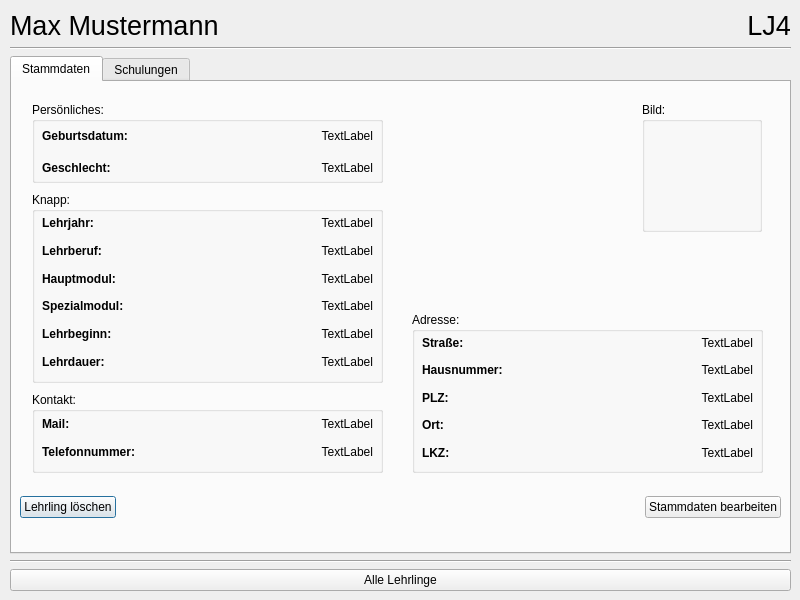
<?xml version="1.0" encoding="UTF-8"?>
<ui version="4.0">
 <class>ApprenticeManager</class>
 <widget class="QDialog" name="ApprenticeManager">
  <property name="geometry">
   <rect>
    <x>0</x>
    <y>0</y>
    <width>800</width>
    <height>600</height>
   </rect>
  </property>
  <property name="windowTitle">
   <string>Lehrling</string>
  </property>
  <widget class="QWidget" name="verticalLayoutWidget">
   <property name="geometry">
    <rect>
     <x>10</x>
     <y>10</y>
     <width>781</width>
     <height>581</height>
    </rect>
   </property>
   <layout class="QVBoxLayout" name="verticalLayout">
    <item>
     <layout class="QHBoxLayout" name="horizontalLayout_2">
      <item>
       <widget class="QLabel" name="label_vor_nach_name">
        <property name="font">
         <font>
          <pointsize>20</pointsize>
         </font>
        </property>
        <property name="text">
         <string>Max Mustermann</string>
        </property>
       </widget>
      </item>
      <item>
       <widget class="QLabel" name="label_personalnummer">
        <property name="font">
         <font>
          <pointsize>20</pointsize>
         </font>
        </property>
        <property name="text">
         <string>LJ4</string>
        </property>
        <property name="alignment">
         <set>Qt::AlignRight|Qt::AlignTrailing|Qt::AlignVCenter</set>
        </property>
       </widget>
      </item>
     </layout>
    </item>
    <item>
     <widget class="Line" name="line">
      <property name="orientation">
       <enum>Qt::Horizontal</enum>
      </property>
     </widget>
    </item>
    <item>
     <widget class="QTabWidget" name="apprentice_tabWidget">
      <property name="currentIndex">
       <number>0</number>
      </property>
      <widget class="QWidget" name="stammdaten">
       <attribute name="title">
        <string>Stammdaten</string>
       </attribute>
       <widget class="QGroupBox" name="groupBox">
        <property name="geometry">
         <rect>
          <x>20</x>
          <y>110</y>
          <width>351</width>
          <height>191</height>
         </rect>
        </property>
        <property name="title">
         <string>Knapp:</string>
        </property>
        <widget class="QWidget" name="horizontalLayoutWidget_2">
         <property name="geometry">
          <rect>
           <x>10</x>
           <y>20</y>
           <width>331</width>
           <height>161</height>
          </rect>
         </property>
         <layout class="QHBoxLayout" name="horizontalLayout_3">
          <item>
           <layout class="QVBoxLayout" name="verticalLayout_2">
            <item>
             <layout class="QHBoxLayout" name="horizontalLayout_4">
              <item>
               <widget class="QLabel" name="label_4">
                <property name="font">
                 <font>
                  <weight>75</weight>
                  <bold>true</bold>
                 </font>
                </property>
                <property name="text">
                 <string>Lehrjahr:</string>
                </property>
               </widget>
              </item>
              <item>
               <widget class="QLabel" name="label_lj">
                <property name="text">
                 <string>TextLabel</string>
                </property>
                <property name="alignment">
                 <set>Qt::AlignRight|Qt::AlignTrailing|Qt::AlignVCenter</set>
                </property>
               </widget>
              </item>
             </layout>
            </item>
            <item>
             <layout class="QHBoxLayout" name="horizontalLayout_5">
              <item>
               <widget class="QLabel" name="label_5">
                <property name="font">
                 <font>
                  <weight>75</weight>
                  <bold>true</bold>
                 </font>
                </property>
                <property name="text">
                 <string>Lehrberuf:</string>
                </property>
               </widget>
              </item>
              <item>
               <widget class="QLabel" name="label_lehrberuf">
                <property name="text">
                 <string>TextLabel</string>
                </property>
                <property name="alignment">
                 <set>Qt::AlignRight|Qt::AlignTrailing|Qt::AlignVCenter</set>
                </property>
               </widget>
              </item>
             </layout>
            </item>
            <item>
             <layout class="QHBoxLayout" name="horizontalLayout_6">
              <item>
               <widget class="QLabel" name="label_7">
                <property name="font">
                 <font>
                  <weight>75</weight>
                  <bold>true</bold>
                 </font>
                </property>
                <property name="text">
                 <string>Hauptmodul:</string>
                </property>
               </widget>
              </item>
              <item>
               <widget class="QLabel" name="label_hauptmodul">
                <property name="text">
                 <string>TextLabel</string>
                </property>
                <property name="alignment">
                 <set>Qt::AlignRight|Qt::AlignTrailing|Qt::AlignVCenter</set>
                </property>
               </widget>
              </item>
             </layout>
            </item>
            <item>
             <layout class="QHBoxLayout" name="horizontalLayout_7">
              <item>
               <widget class="QLabel" name="label_9">
                <property name="font">
                 <font>
                  <weight>75</weight>
                  <bold>true</bold>
                 </font>
                </property>
                <property name="text">
                 <string>Spezialmodul:</string>
                </property>
               </widget>
              </item>
              <item>
               <widget class="QLabel" name="labe_spezialmodul">
                <property name="text">
                 <string>TextLabel</string>
                </property>
                <property name="alignment">
                 <set>Qt::AlignRight|Qt::AlignTrailing|Qt::AlignVCenter</set>
                </property>
               </widget>
              </item>
             </layout>
            </item>
            <item>
             <layout class="QHBoxLayout" name="horizontalLayout_8">
              <item>
               <widget class="QLabel" name="label_11">
                <property name="font">
                 <font>
                  <weight>75</weight>
                  <bold>true</bold>
                 </font>
                </property>
                <property name="text">
                 <string>Lehrbeginn:</string>
                </property>
               </widget>
              </item>
              <item>
               <widget class="QLabel" name="label_lehrbeginn">
                <property name="text">
                 <string>TextLabel</string>
                </property>
                <property name="alignment">
                 <set>Qt::AlignRight|Qt::AlignTrailing|Qt::AlignVCenter</set>
                </property>
               </widget>
              </item>
             </layout>
            </item>
            <item>
             <layout class="QHBoxLayout" name="horizontalLayout_9">
              <item>
               <widget class="QLabel" name="label_13">
                <property name="font">
                 <font>
                  <weight>75</weight>
                  <bold>true</bold>
                 </font>
                </property>
                <property name="text">
                 <string>Lehrdauer:</string>
                </property>
               </widget>
              </item>
              <item>
               <widget class="QLabel" name="label_lehrdauer">
                <property name="text">
                 <string>TextLabel</string>
                </property>
                <property name="alignment">
                 <set>Qt::AlignRight|Qt::AlignTrailing|Qt::AlignVCenter</set>
                </property>
               </widget>
              </item>
             </layout>
            </item>
           </layout>
          </item>
         </layout>
        </widget>
       </widget>
       <widget class="QGroupBox" name="groupBox_2">
        <property name="geometry">
         <rect>
          <x>400</x>
          <y>230</y>
          <width>351</width>
          <height>161</height>
         </rect>
        </property>
        <property name="title">
         <string>Adresse:</string>
        </property>
        <widget class="QWidget" name="horizontalLayoutWidget_9">
         <property name="geometry">
          <rect>
           <x>10</x>
           <y>20</y>
           <width>331</width>
           <height>131</height>
          </rect>
         </property>
         <layout class="QHBoxLayout" name="horizontalLayout_10">
          <item>
           <layout class="QVBoxLayout" name="verticalLayout_3">
            <item>
             <layout class="QHBoxLayout" name="horizontalLayout_11">
              <item>
               <widget class="QLabel" name="label_15">
                <property name="font">
                 <font>
                  <weight>75</weight>
                  <bold>true</bold>
                 </font>
                </property>
                <property name="text">
                 <string>Straße:</string>
                </property>
               </widget>
              </item>
              <item>
               <widget class="QLabel" name="label_strasse">
                <property name="text">
                 <string>TextLabel</string>
                </property>
                <property name="alignment">
                 <set>Qt::AlignRight|Qt::AlignTrailing|Qt::AlignVCenter</set>
                </property>
               </widget>
              </item>
             </layout>
            </item>
            <item>
             <layout class="QHBoxLayout" name="horizontalLayout_12">
              <item>
               <widget class="QLabel" name="label_17">
                <property name="font">
                 <font>
                  <weight>75</weight>
                  <bold>true</bold>
                 </font>
                </property>
                <property name="text">
                 <string>Hausnummer:</string>
                </property>
               </widget>
              </item>
              <item>
               <widget class="QLabel" name="label_hausnummer">
                <property name="text">
                 <string>TextLabel</string>
                </property>
                <property name="alignment">
                 <set>Qt::AlignRight|Qt::AlignTrailing|Qt::AlignVCenter</set>
                </property>
               </widget>
              </item>
             </layout>
            </item>
            <item>
             <layout class="QHBoxLayout" name="horizontalLayout_13">
              <item>
               <widget class="QLabel" name="label_19">
                <property name="font">
                 <font>
                  <weight>75</weight>
                  <bold>true</bold>
                 </font>
                </property>
                <property name="text">
                 <string>PLZ:</string>
                </property>
               </widget>
              </item>
              <item>
               <widget class="QLabel" name="label_plz">
                <property name="text">
                 <string>TextLabel</string>
                </property>
                <property name="alignment">
                 <set>Qt::AlignRight|Qt::AlignTrailing|Qt::AlignVCenter</set>
                </property>
               </widget>
              </item>
             </layout>
            </item>
            <item>
             <layout class="QHBoxLayout" name="horizontalLayout_14">
              <item>
               <widget class="QLabel" name="label_21">
                <property name="font">
                 <font>
                  <weight>75</weight>
                  <bold>true</bold>
                 </font>
                </property>
                <property name="text">
                 <string>Ort:</string>
                </property>
               </widget>
              </item>
              <item>
               <widget class="QLabel" name="label_ort">
                <property name="text">
                 <string>TextLabel</string>
                </property>
                <property name="alignment">
                 <set>Qt::AlignRight|Qt::AlignTrailing|Qt::AlignVCenter</set>
                </property>
               </widget>
              </item>
             </layout>
            </item>
            <item>
             <layout class="QHBoxLayout" name="horizontalLayout_15">
              <item>
               <widget class="QLabel" name="label_23">
                <property name="font">
                 <font>
                  <weight>75</weight>
                  <bold>true</bold>
                 </font>
                </property>
                <property name="text">
                 <string>LKZ:</string>
                </property>
               </widget>
              </item>
              <item>
               <widget class="QLabel" name="label_lkz">
                <property name="text">
                 <string>TextLabel</string>
                </property>
                <property name="alignment">
                 <set>Qt::AlignRight|Qt::AlignTrailing|Qt::AlignVCenter</set>
                </property>
               </widget>
              </item>
             </layout>
            </item>
           </layout>
          </item>
         </layout>
        </widget>
       </widget>
       <widget class="QGroupBox" name="groupBox_3">
        <property name="geometry">
         <rect>
          <x>20</x>
          <y>310</y>
          <width>351</width>
          <height>81</height>
         </rect>
        </property>
        <property name="title">
         <string>Kontakt:</string>
        </property>
        <widget class="QWidget" name="horizontalLayoutWidget_10">
         <property name="geometry">
          <rect>
           <x>10</x>
           <y>20</y>
           <width>331</width>
           <height>51</height>
          </rect>
         </property>
         <layout class="QHBoxLayout" name="horizontalLayout_16">
          <item>
           <layout class="QVBoxLayout" name="verticalLayout_4">
            <item>
             <layout class="QHBoxLayout" name="horizontalLayout_17">
              <item>
               <widget class="QLabel" name="label_25">
                <property name="font">
                 <font>
                  <weight>75</weight>
                  <bold>true</bold>
                 </font>
                </property>
                <property name="text">
                 <string>Mail:</string>
                </property>
               </widget>
              </item>
              <item>
               <widget class="QLabel" name="label_mail">
                <property name="text">
                 <string>TextLabel</string>
                </property>
                <property name="alignment">
                 <set>Qt::AlignRight|Qt::AlignTrailing|Qt::AlignVCenter</set>
                </property>
               </widget>
              </item>
             </layout>
            </item>
            <item>
             <layout class="QHBoxLayout" name="horizontalLayout_18">
              <item>
               <widget class="QLabel" name="label_27">
                <property name="font">
                 <font>
                  <weight>75</weight>
                  <bold>true</bold>
                 </font>
                </property>
                <property name="text">
                 <string>Telefonnummer:</string>
                </property>
               </widget>
              </item>
              <item>
               <widget class="QLabel" name="label_telefonnummer">
                <property name="text">
                 <string>TextLabel</string>
                </property>
                <property name="alignment">
                 <set>Qt::AlignRight|Qt::AlignTrailing|Qt::AlignVCenter</set>
                </property>
               </widget>
              </item>
             </layout>
            </item>
           </layout>
          </item>
         </layout>
        </widget>
       </widget>
       <widget class="QGroupBox" name="groupBox_4">
        <property name="geometry">
         <rect>
          <x>20</x>
          <y>20</y>
          <width>351</width>
          <height>81</height>
         </rect>
        </property>
        <property name="title">
         <string>Persönliches:</string>
        </property>
        <widget class="QWidget" name="horizontalLayoutWidget_12">
         <property name="geometry">
          <rect>
           <x>10</x>
           <y>20</y>
           <width>331</width>
           <height>59</height>
          </rect>
         </property>
         <layout class="QHBoxLayout" name="horizontalLayout_22">
          <item>
           <layout class="QVBoxLayout" name="verticalLayout_6">
            <item>
             <layout class="QHBoxLayout" name="horizontalLayout_23">
              <item>
               <widget class="QLabel" name="label_33">
                <property name="font">
                 <font>
                  <weight>75</weight>
                  <bold>true</bold>
                 </font>
                </property>
                <property name="text">
                 <string>Geburtsdatum:</string>
                </property>
               </widget>
              </item>
              <item>
               <widget class="QLabel" name="label_geburtsdatum">
                <property name="text">
                 <string>TextLabel</string>
                </property>
                <property name="alignment">
                 <set>Qt::AlignRight|Qt::AlignTrailing|Qt::AlignVCenter</set>
                </property>
               </widget>
              </item>
             </layout>
            </item>
            <item>
             <layout class="QHBoxLayout" name="horizontalLayout_24">
              <item>
               <widget class="QLabel" name="label_35">
                <property name="font">
                 <font>
                  <weight>75</weight>
                  <bold>true</bold>
                 </font>
                </property>
                <property name="text">
                 <string>Geschlecht:</string>
                </property>
               </widget>
              </item>
              <item>
               <widget class="QLabel" name="label_geschlecht">
                <property name="text">
                 <string>TextLabel</string>
                </property>
                <property name="alignment">
                 <set>Qt::AlignRight|Qt::AlignTrailing|Qt::AlignVCenter</set>
                </property>
               </widget>
              </item>
             </layout>
            </item>
           </layout>
          </item>
         </layout>
        </widget>
       </widget>
       <widget class="QWidget" name="horizontalLayoutWidget_13">
        <property name="geometry">
         <rect>
          <x>8</x>
          <y>410</y>
          <width>761</width>
          <height>31</height>
         </rect>
        </property>
        <layout class="QHBoxLayout" name="horizontalLayout_25">
         <item>
          <widget class="QPushButton" name="pushButton_lehrling_loeschen">
           <property name="layoutDirection">
            <enum>Qt::RightToLeft</enum>
           </property>
           <property name="text">
            <string>Lehrling löschen</string>
           </property>
           <property name="icon">
            <iconset>
             <normaloff>../../../../../Pic/delete-user_96969.png</normaloff>../../../../../Pic/delete-user_96969.png</iconset>
           </property>
          </widget>
         </item>
         <item>
          <spacer name="horizontalSpacer">
           <property name="orientation">
            <enum>Qt::Horizontal</enum>
           </property>
           <property name="sizeHint" stdset="0">
            <size>
             <width>40</width>
             <height>20</height>
            </size>
           </property>
          </spacer>
         </item>
         <item>
          <widget class="QPushButton" name="pushButton_stammdaten_bearbeiten">
           <property name="text">
            <string>Stammdaten bearbeiten</string>
           </property>
          </widget>
         </item>
        </layout>
       </widget>
       <widget class="QGroupBox" name="groupBox_5">
        <property name="geometry">
         <rect>
          <x>630</x>
          <y>20</y>
          <width>120</width>
          <height>130</height>
         </rect>
        </property>
        <property name="title">
         <string>Bild:</string>
        </property>
        <widget class="QLabel" name="label_picture">
         <property name="geometry">
          <rect>
           <x>10</x>
           <y>20</y>
           <width>100</width>
           <height>100</height>
          </rect>
         </property>
         <property name="text">
          <string/>
         </property>
        </widget>
       </widget>
      </widget>
      <widget class="QWidget" name="tab_2">
       <attribute name="title">
        <string>Schulungen</string>
       </attribute>
      </widget>
     </widget>
    </item>
    <item>
     <widget class="Line" name="line_2">
      <property name="orientation">
       <enum>Qt::Horizontal</enum>
      </property>
     </widget>
    </item>
    <item>
     <widget class="QPushButton" name="pushButton_alle_lehrlinge">
      <property name="text">
       <string>Alle Lehrlinge</string>
      </property>
     </widget>
    </item>
   </layout>
  </widget>
 </widget>
 <resources/>
 <connections/>
</ui>
